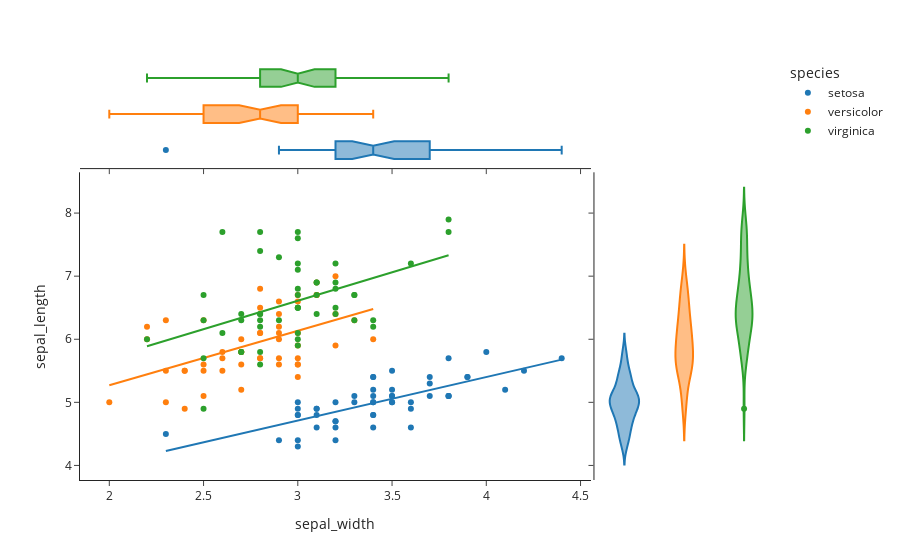

Notebook code cell kept with this figure:
### Code cell
fig = px.scatter(df, x="sepal_width", y="sepal_length", color="species", marginal_y="violin",
           marginal_x="box", trendline="ols", template="simple_white")
fig.show()

### Figure 1 — Plotly figure (JSON) as saved in the notebook; plotly's stock layout.template omitted (floating-point values rounded to 4 significant figures)
{"data": [{"hovertemplate": "species=setosa<br>sepal_width=%{x}<br>sepal_length=%{y}<extra></extra>", "legendgroup": "setosa", "marker": {"color": "#1F77B4", "symbol": "circle"}, "mode": "markers", "name": "setosa", "orientation": "v", "showlegend": true, "type": "scatter", "x": [3.5, 3, 3.2, 3.1, 3.6, 3.9, 3.4, 3.4, 2.9, 3.1, 3.7, 3.4, 3, 3, 4, 4.4, 3.9, 3.5, 3.8, 3.8, 3.4, 3.7, 3.6, 3.3, 3.4, 3, 3.4, 3.5, 3.4, 3.2, 3.1, 3.4, 4.1, 4.2, 3.1, 3.2, 3.5, 3.6, 3, 3.4, 3.5, 2.3, 3.2, 3.5, 3.8, 3, 3.8, 3.2, 3.7, 3.3], "xaxis": "x", "y": [5.1, 4.9, 4.7, 4.6, 5, 5.4, 4.6, 5, 4.4, 4.9, 5.4, 4.8, 4.8, 4.3, 5.8, 5.7, 5.4, 5.1, 5.7, 5.1, 5.4, 5.1, 4.6, 5.1, 4.8, 5, 5, 5.2, 5.2, 4.7, 4.8, 5.4, 5.2, 5.5, 4.9, 5, 5.5, 4.9, 4.4, 5.1, 5, 4.5, 4.4, 5, 5.1, 4.8, 5.1, 4.6, 5.3, 5], "yaxis": "y"}, {"alignmentgroup": "True", "hovertemplate": "species=setosa<br>sepal_width=%{x}<extra></extra>", "legendgroup": "setosa", "marker": {"color": "#1F77B4", "symbol": "circle"}, "name": "setosa", "notched": true, "offsetgroup": "setosa", "showlegend": false, "type": "box", "x": [3.5, 3, 3.2, 3.1, 3.6, 3.9, 3.4, 3.4, 2.9, 3.1, 3.7, 3.4, 3, 3, 4, 4.4, 3.9, 3.5, 3.8, 3.8, 3.4, 3.7, 3.6, 3.3, 3.4, 3, 3.4, 3.5, 3.4, 3.2, 3.1, 3.4, 4.1, 4.2, 3.1, 3.2, 3.5, 3.6, 3, 3.4, 3.5, 2.3, 3.2, 3.5, 3.8, 3, 3.8, 3.2, 3.7, 3.3], "xaxis": "x3", "yaxis": "y3"}, {"alignmentgroup": "True", "hovertemplate": "species=setosa<br>sepal_length=%{y}<extra></extra>", "legendgroup": "setosa", "marker": {"color": "#1F77B4", "symbol": "circle"}, "name": "setosa", "offsetgroup": "setosa", "scalegroup": "y", "showlegend": false, "type": "violin", "xaxis": "x2", "y": [5.1, 4.9, 4.7, 4.6, 5, 5.4, 4.6, 5, 4.4, 4.9, 5.4, 4.8, 4.8, 4.3, 5.8, 5.7, 5.4, 5.1, 5.7, 5.1, 5.4, 5.1, 4.6, 5.1, 4.8, 5, 5, 5.2, 5.2, 4.7, 4.8, 5.4, 5.2, 5.5, 4.9, 5, 5.5, 4.9, 4.4, 5.1, 5, 4.5, 4.4, 5, 5.1, 4.8, 5.1, 4.6, 5.3, 5], "yaxis": "y2"}, {"hovertemplate": "<b>OLS trendline</b><br>sepal_length = 0.69049 * sepal_width + 2.639<br>R<sup>2</sup>=0.551376<br><br>species=setosa<br>sepal_width=%{x}<br>sepal_length=%{y} <b>(trend)</b><extra></extra>", "legendgroup": "setosa", "marker": {"color": "#1F77B4", "symbol": "circle"}, "mode": "lines", "name": "setosa", "showlegend": false, "type": "scatter", "x": [2.3, 2.9, 3, 3, 3, 3, 3, 3, 3.1, 3.1, 3.1, 3.1, 3.2, 3.2, 3.2, 3.2, 3.2, 3.3, 3.3, 3.4, 3.4, 3.4, 3.4, 3.4, 3.4, 3.4, 3.4, 3.4, 3.5, 3.5, 3.5, 3.5, 3.5, 3.5, 3.6, 3.6, 3.6, 3.7, 3.7, 3.7, 3.8, 3.8, 3.8, 3.8, 3.9, 3.9, 4, 4.1, 4.2, 4.4], "xaxis": "x", "y": [4.227, 4.641, 4.71, 4.71, 4.71, 4.71, 4.71, 4.71, 4.78, 4.78, 4.78, 4.78, 4.849, 4.849, 4.849, 4.849, 4.849, 4.918, 4.918, 4.987, 4.987, 4.987, 4.987, 4.987, 4.987, 4.987, 4.987, 4.987, 5.056, 5.056, 5.056, 5.056, 5.056, 5.056, 5.125, 5.125, 5.125, 5.194, 5.194, 5.194, 5.263, 5.263, 5.263, 5.263, 5.332, 5.332, 5.401, 5.47, 5.539, 5.677], "yaxis": "y"}, {"hovertemplate": "species=versicolor<br>sepal_width=%{x}<br>sepal_length=%{y}<extra></extra>", "legendgroup": "versicolor", "marker": {"color": "#FF7F0E", "symbol": "circle"}, "mode": "markers", "name": "versicolor", "orientation": "v", "showlegend": true, "type": "scatter", "x": [3.2, 3.2, 3.1, 2.3, 2.8, 2.8, 3.3, 2.4, 2.9, 2.7, 2, 3, 2.2, 2.9, 2.9, 3.1, 3, 2.7, 2.2, 2.5, 3.2, 2.8, 2.5, 2.8, 2.9, 3, 2.8, 3, 2.9, 2.6, 2.4, 2.4, 2.7, 2.7, 3, 3.4, 3.1, 2.3, 3, 2.5, 2.6, 3, 2.6, 2.3, 2.7, 3, 2.9, 2.9, 2.5, 2.8], "xaxis": "x", "y": [7, 6.4, 6.9, 5.5, 6.5, 5.7, 6.3, 4.9, 6.6, 5.2, 5, 5.9, 6, 6.1, 5.6, 6.7, 5.6, 5.8, 6.2, 5.6, 5.9, 6.1, 6.3, 6.1, 6.4, 6.6, 6.8, 6.7, 6, 5.7, 5.5, 5.5, 5.8, 6, 5.4, 6, 6.7, 6.3, 5.6, 5.5, 5.5, 6.1, 5.8, 5, 5.6, 5.7, 5.7, 6.2, 5.1, 5.7], "yaxis": "y"}, {"alignmentgroup": "True", "hovertemplate": "species=versicolor<br>sepal_width=%{x}<extra></extra>", "legendgroup": "versicolor", "marker": {"color": "#FF7F0E", "symbol": "circle"}, "name": "versicolor", "notched": true, "offsetgroup": "versicolor", "showlegend": false, "type": "box", "x": [3.2, 3.2, 3.1, 2.3, 2.8, 2.8, 3.3, 2.4, 2.9, 2.7, 2, 3, 2.2, 2.9, 2.9, 3.1, 3, 2.7, 2.2, 2.5, 3.2, 2.8, 2.5, 2.8, 2.9, 3, 2.8, 3, 2.9, 2.6, 2.4, 2.4, 2.7, 2.7, 3, 3.4, 3.1, 2.3, 3, 2.5, 2.6, 3, 2.6, 2.3, 2.7, 3, 2.9, 2.9, 2.5, 2.8], "xaxis": "x3", "yaxis": "y3"}, {"alignmentgroup": "True", "hovertemplate": "species=versicolor<br>sepal_length=%{y}<extra></extra>", "legendgroup": "versicolor", "marker": {"color": "#FF7F0E", "symbol": "circle"}, "name": "versicolor", "offsetgroup": "versicolor", "scalegroup": "y", "showlegend": false, "type": "violin", "xaxis": "x2", "y": [7, 6.4, 6.9, 5.5, 6.5, 5.7, 6.3, 4.9, 6.6, 5.2, 5, 5.9, 6, 6.1, 5.6, 6.7, 5.6, 5.8, 6.2, 5.6, 5.9, 6.1, 6.3, 6.1, 6.4, 6.6, 6.8, 6.7, 6, 5.7, 5.5, 5.5, 5.8, 6, 5.4, 6, 6.7, 6.3, 5.6, 5.5, 5.5, 6.1, 5.8, 5, 5.6, 5.7, 5.7, 6.2, 5.1, 5.7], "yaxis": "y2"}, {"hovertemplate": "<b>OLS trendline</b><br>sepal_length = 0.865078 * sepal_width + 3.53973<br>R<sup>2</sup>=0.276582<br><br>species=versicolor<br>sepal_width=%{x}<br>sepal_length=%{y} <b>(trend)</b><extra></extra>", "legendgroup": "versicolor", "marker": {"color": "#FF7F0E", "symbol": "circle"}, "mode": "lines", "name": "versicolor", "showlegend": false, "type": "scatter", "x": [2, 2.2, 2.2, 2.3, 2.3, 2.3, 2.4, 2.4, 2.4, 2.5, 2.5, 2.5, 2.5, 2.6, 2.6, 2.6, 2.7, 2.7, 2.7, 2.7, 2.7, 2.8, 2.8, 2.8, 2.8, 2.8, 2.8, 2.9, 2.9, 2.9, 2.9, 2.9, 2.9, 2.9, 3, 3, 3, 3, 3, 3, 3, 3, 3.1, 3.1, 3.1, 3.2, 3.2, 3.2, 3.3, 3.4], "xaxis": "x", "y": [5.27, 5.443, 5.443, 5.529, 5.529, 5.529, 5.616, 5.616, 5.616, 5.702, 5.702, 5.702, 5.702, 5.789, 5.789, 5.789, 5.875, 5.875, 5.875, 5.875, 5.875, 5.962, 5.962, 5.962, 5.962, 5.962, 5.962, 6.048, 6.048, 6.048, 6.048, 6.048, 6.048, 6.048, 6.135, 6.135, 6.135, 6.135, 6.135, 6.135, 6.135, 6.135, 6.221, 6.221, 6.221, 6.308, 6.308, 6.308, 6.394, 6.481], "yaxis": "y"}, {"hovertemplate": "species=virginica<br>sepal_width=%{x}<br>sepal_length=%{y}<extra></extra>", "legendgroup": "virginica", "marker": {"color": "#2CA02C", "symbol": "circle"}, "mode": "markers", "name": "virginica", "orientation": "v", "showlegend": true, "type": "scatter", "x": [3.3, 2.7, 3, 2.9, 3, 3, 2.5, 2.9, 2.5, 3.6, 3.2, 2.7, 3, 2.5, 2.8, 3.2, 3, 3.8, 2.6, 2.2, 3.2, 2.8, 2.8, 2.7, 3.3, 3.2, 2.8, 3, 2.8, 3, 2.8, 3.8, 2.8, 2.8, 2.6, 3, 3.4, 3.1, 3, 3.1, 3.1, 3.1, 2.7, 3.2, 3.3, 3, 2.5, 3, 3.4, 3], "xaxis": "x", "y": [6.3, 5.8, 7.1, 6.3, 6.5, 7.6, 4.9, 7.3, 6.7, 7.2, 6.5, 6.4, 6.8, 5.7, 5.8, 6.4, 6.5, 7.7, 7.7, 6, 6.9, 5.6, 7.7, 6.3, 6.7, 7.2, 6.2, 6.1, 6.4, 7.2, 7.4, 7.9, 6.4, 6.3, 6.1, 7.7, 6.3, 6.4, 6, 6.9, 6.7, 6.9, 5.8, 6.8, 6.7, 6.7, 6.3, 6.5, 6.2, 5.9], "yaxis": "y"}, {"alignmentgroup": "True", "hovertemplate": "species=virginica<br>sepal_width=%{x}<extra></extra>", "legendgroup": "virginica", "marker": {"color": "#2CA02C", "symbol": "circle"}, "name": "virginica", "notched": true, "offsetgroup": "virginica", "showlegend": false, "type": "box", "x": [3.3, 2.7, 3, 2.9, 3, 3, 2.5, 2.9, 2.5, 3.6, 3.2, 2.7, 3, 2.5, 2.8, 3.2, 3, 3.8, 2.6, 2.2, 3.2, 2.8, 2.8, 2.7, 3.3, 3.2, 2.8, 3, 2.8, 3, 2.8, 3.8, 2.8, 2.8, 2.6, 3, 3.4, 3.1, 3, 3.1, 3.1, 3.1, 2.7, 3.2, 3.3, 3, 2.5, 3, 3.4, 3], "xaxis": "x3", "yaxis": "y3"}, {"alignmentgroup": "True", "hovertemplate": "species=virginica<br>sepal_length=%{y}<extra></extra>", "legendgroup": "virginica", "marker": {"color": "#2CA02C", "symbol": "circle"}, "name": "virginica", "offsetgroup": "virginica", "scalegroup": "y", "showlegend": false, "type": "violin", "xaxis": "x2", "y": [6.3, 5.8, 7.1, 6.3, 6.5, 7.6, 4.9, 7.3, 6.7, 7.2, 6.5, 6.4, 6.8, 5.7, 5.8, 6.4, 6.5, 7.7, 7.7, 6, 6.9, 5.6, 7.7, 6.3, 6.7, 7.2, 6.2, 6.1, 6.4, 7.2, 7.4, 7.9, 6.4, 6.3, 6.1, 7.7, 6.3, 6.4, 6, 6.9, 6.7, 6.9, 5.8, 6.8, 6.7, 6.7, 6.3, 6.5, 6.2, 5.9], "yaxis": "y2"}, {"hovertemplate": "<b>OLS trendline</b><br>sepal_length = 0.901534 * sepal_width + 3.90684<br>R<sup>2</sup>=0.209057<br><br>species=virginica<br>sepal_width=%{x}<br>sepal_length=%{y} <b>(trend)</b><extra></extra>", "legendgroup": "virginica", "marker": {"color": "#2CA02C", "symbol": "circle"}, "mode": "lines", "name": "virginica", "showlegend": false, "type": "scatter", "x": [2.2, 2.5, 2.5, 2.5, 2.5, 2.6, 2.6, 2.7, 2.7, 2.7, 2.7, 2.8, 2.8, 2.8, 2.8, 2.8, 2.8, 2.8, 2.8, 2.9, 2.9, 3, 3, 3, 3, 3, 3, 3, 3, 3, 3, 3, 3, 3.1, 3.1, 3.1, 3.1, 3.2, 3.2, 3.2, 3.2, 3.2, 3.3, 3.3, 3.3, 3.4, 3.4, 3.6, 3.8, 3.8], "xaxis": "x", "y": [5.89, 6.161, 6.161, 6.161, 6.161, 6.251, 6.251, 6.341, 6.341, 6.341, 6.341, 6.431, 6.431, 6.431, 6.431, 6.431, 6.431, 6.431, 6.431, 6.521, 6.521, 6.611, 6.611, 6.611, 6.611, 6.611, 6.611, 6.611, 6.611, 6.611, 6.611, 6.611, 6.611, 6.702, 6.702, 6.702, 6.702, 6.792, 6.792, 6.792, 6.792, 6.792, 6.882, 6.882, 6.882, 6.972, 6.972, 7.152, 7.333, 7.333], "yaxis": "y"}], "layout": {"legend": {"title": {"text": "species"}, "tracegroupgap": 0}, "margin": {"t": 60}, "xaxis": {"anchor": "y", "domain": [0, 0.7363], "title": {"text": "sepal_width"}}, "xaxis2": {"anchor": "y2", "domain": [0.7413, 1], "matches": "x2", "showline": false, "showticklabels": false, "ticks": ""}, "xaxis3": {"anchor": "y3", "domain": [0, 0.7363], "matches": "x", "showticklabels": false}, "xaxis4": {"anchor": "y4", "domain": [0.7413, 1], "matches": "x2", "showline": false, "showticklabels": false, "ticks": ""}, "yaxis": {"anchor": "x", "domain": [0, 0.7326], "title": {"text": "sepal_length"}}, "yaxis2": {"anchor": "x2", "domain": [0, 0.7326], "matches": "y", "showticklabels": false}, "yaxis3": {"anchor": "x3", "domain": [0.7426, 1], "matches": "y3", "showline": false, "showticklabels": false, "ticks": ""}, "yaxis4": {"anchor": "x4", "domain": [0.7426, 1], "matches": "y3", "showline": false, "showticklabels": false, "ticks": ""}}}
